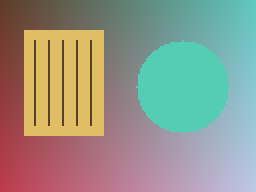
#> input picture images/sample.png, 128 x 96 px (shown 2 times larger)
$ python ColorChannel.py
#> lines starting #> are read from the running program, lines starting #| are printed output that depends on the picture
import cv2
import numpy as np
import matplotlib.pyplot as plt
from pathlib import Path


# Change Img_path to use your own image.
Img_path = str(Path(__file__).resolve().parents[1] / 'images' / 'sample.png')
img = cv2.imread(Img_path)
#> img is the input picture: shape (96, 128, 3); mean B, G, R 136.8, 149.8, 148.3

if img is None:
    raise SystemExit("Image not found! Check Img_path.")

# Calculation
# OpenCV hue values range from 0 to 179.
hsv = cv2.cvtColor(img, cv2.COLOR_BGR2HSV)
#> hsv: shape (96, 128, 3); mean H, S, V 92.8, 98.2, 178.2
hue = hsv[:, :, 0]
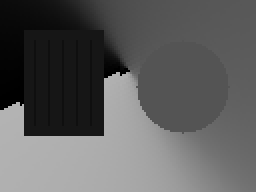
#> hue: shape (96, 128) (shown 2 times larger); min 0, max 179, mean 92.8
result = np.round(hue.astype(float) * 255 / 179).astype(np.uint8)
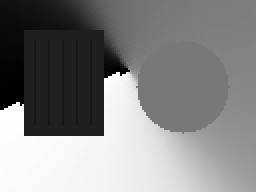
#> result: shape (96, 128) (shown 2 times larger); min 0, max 255, mean 132.1

# Display the results needed for this experiment.
plt.figure(figsize=(10, 4))

plt.subplot(1, 2, 1)
plt.imshow(cv2.cvtColor(img, cv2.COLOR_BGR2RGB))
plt.title("Original")
plt.axis("off")

plt.subplot(1, 2, 2)
plt.imshow(result, cmap="gray", vmin=0, vmax=255)
plt.title('Color Channel')
plt.axis("off")

plt.tight_layout()
plt.show()
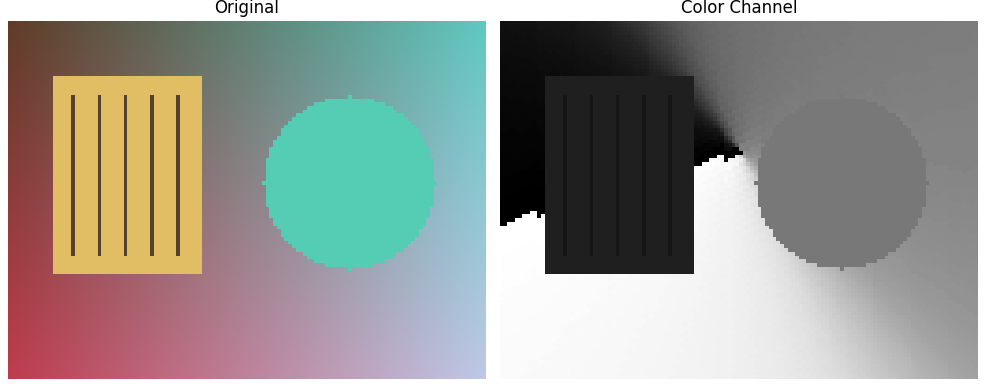
#> figure drawn by matplotlib, 2 panels
